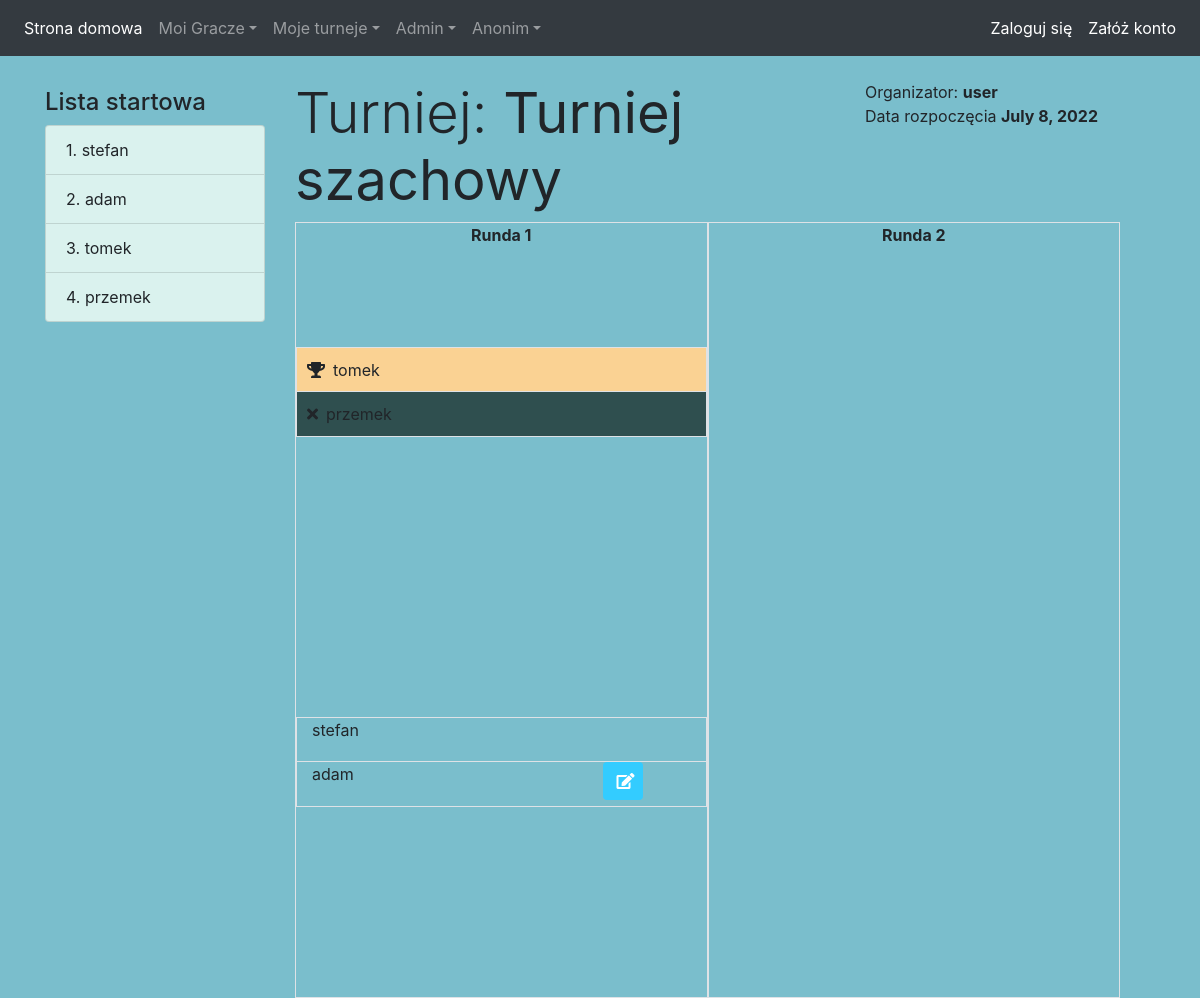
Screenshot of /tournaments/detail/142/ with the database file from the repository.
### app/models/player_model.py (models this page shows)
class Player(models.Model):
    user = models.ForeignKey(User, null=True, on_delete=models.CASCADE)
    name = models.CharField('Nazwa', max_length=100, null=True)
    def __str__(self):
        return self.name

### app/models/tournament_model.py (models this page shows)
class Tournament(models.Model):
    user = models.ForeignKey(User, null=True, on_delete=models.CASCADE)
    name = models.CharField('Nazwa', max_length=100, null=True)
    start_date = models.DateTimeField('Rozpoczęcie', null=True)
    max_players = models.IntegerField(
        'Max graczy',
        null=False,
        validators=[MinValueValidator(2), MaxValueValidator(500)]
    )
    is_started = models.BooleanField('Rozpoczęty', null=False, default=False)
    is_finished = models.BooleanField('Zakończony', null=False, default=False)
    players = models.ManyToManyField(Player, 'Gracze')
    def __str__(self):
        return self.name

### app/models/round_model.py (models this page shows, shortened)
class Round(models.Model):
    tournament = models.ForeignKey(Tournament, on_delete=models.CASCADE)
    round_number = models.IntegerField('Runda nr',null=True)

### app/models/result_model.py (models this page shows, shortened)
class Result(models.Model):
    arena = models.ForeignKey(Arena, null=True, on_delete=models.CASCADE)
    winner = models.ForeignKey(Player, on_delete=models.CASCADE)

### app/models/arena_model.py (models this page shows, shortened)
class Arena(models.Model):
    round = models.ForeignKey(Round, null=True, on_delete=models.CASCADE)
    player1 = models.ForeignKey(Player, related_name='player1',  on_delete=models.CASCADE)
    player2 = models.ForeignKey(Player, related_name='player2', on_delete=models.CASCADE)
    arena_number = models.IntegerField('Stolik nr', null=True)

### app/views/tournaments_view.py (the view)
# urls.py: path('tournaments/detail/<slug:pk>/', tournaments_detail, name="tournaments_detail"),
def tournaments_detail(request, pk):
    if request.user.is_anonymous:
        model = Tournament.objects.filter(pk=pk)
        if model.filter(is_started=True, is_finished=False):
            context = {'tournament': model.first(), 'rounds_status': count_finished_arenas_on_round(pk)}
            return render(request, 'app/tournaments/detail.html', context)
        else:
            messages.error(request, "Użytkownik anonimowy może przeglądać jedynie trwające turnieje")
            return redirect('home')
    else:
        model = Tournament.objects.filter(pk=pk)
        context = {'tournament': model.first(), 'rounds_status': count_finished_arenas_on_round(pk)}
        return render(request, 'app/tournaments/detail.html', context)

### app/views/tournaments_view.py (called while the page is built)
def count_finished_arenas_on_round(pk):
    my_list = []
    for round_ in Round.objects.filter(tournament=pk):
        arenas = list(Arena.objects.filter(round=round_.pk))
        arenas_finished = 0
        for arena in arenas:
            results = list(Result.objects.filter(arena=arena))
            for result in results:
                if result.winner:
                    arenas_finished = arenas_finished + 1
        x = RoundsStatusHelper()
        x.round_number = round_.round_number
        x.finished_table = arenas_finished
        x.total_table = len(arenas)
        my_list.append(x)
    return my_list

### templates/app/tournaments/detail.html (shortened to what this page needs)
{% extends 'app/scheleton.html' %}
{% block content %}
{% load poll_extras %}
<div class="mt-4">
    <div class="container w-25 float-left max-w-250 mt-2">
        <h4>Lista startowa</h4>
        <ul class="list-group">
            {% for player in tournament.players.all  %}
                <li class="list-group-item list-background">{{ forloop.counter }}. {{ player.name }}</li>
            {% endfor %}
        </ul>
    </div>
    <div class="container w-75 float-left">
        <div class="row">
            <div class="col-sm-8"><h3 class="display-4">Turniej: <b>{{ tournament }}</b></h3></div>
            <div class="col-sm-4">
                Organizator: <b>{{ tournament.user }}</b><br>
                Data rozpoczęcia <b>{{ tournament.start_date.date }}</b>
            </div>
        </div>
        <div class="dashboard">
            <div class="container h-100">
                <div class="row">
                    {% for round in tournament.round_set.all  %}
                        <div class="col border">
                          <p class="round-title font-weight-bold">Runda {{ round.round_number }}</p>
                            {% for arena in round.arena_set.all  %}
                                {% if round.arena_set.count == 2 %}
                                    <div class="row">
                                        <div class="empty-arena"> </div>
                                    </div>
                                {% endif %}
                                <div class="row">
                                        {% for x in arena.result_set.all  %}
                                    <div class="border arena col-12">
                                           {% if x.winner == arena.player1 %}
                                               <div class="row winner border-bottom">
                                                    <i class="fas fa-trophy mt-auto mb-auto"></i>
                                                   <div class="mt-auto mb-auto ml-2">{{ arena.player1 }}</div>
                                               </div>
                                               <div class="row losser">
                                                   <i class="fas fa-times mt-auto mb-auto"></i>
                                                   <div class="mt-auto mb-auto ml-2">{{ arena.player2 }}</div>
                                               </div>
                                           {% endif %}
                                    </div>
                                        {% endfor %}
                                </div>
                                {% if arena.result_set.count == 0 %}
                                <div class="row">
                                    <div class="border arena col-12">
                                        <div class="row no_result border-bottom">
                                            <div class="col-12">
                                                {{ arena.player1 }}
                                            </div>
                                        </div>
                                        <div class="row no_result">
                                            <div class="col-9">
                                                {{ arena.player2 }}
                                            </div>
                                            <div class="float-end col-3 p-0">
                                                <a href="{% url 'enter_result' arena.pk %}">
                                            <button class="btn result_btn" type="submit">
                                                <i class="fas fa-edit mr-2"> </i>
                                            </button>
                                            </a>
                                            </div>
                                        </div>
                                    </div>
                                </div>
                                {% endif %}
                                {% if round.arena_set.count == 2 %}
                                    <div class="row">
                                        <div class="empty-arena"> </div>
                                    </div>
                                    <div class="row">
                                        <div class="empty-arena"> </div>
                                    </div>
                                {% endif %}
                            {% endfor %}
                        </div>
                    {% endfor %}
                </div>
            </div>
        </div>
    </div>
</div>
{% endblock %}

### templates/app/scheleton.html (shortened to what this page needs)
{% load static %}
<!DOCTYPE html>
<html lang="en">
    <head>
        <link rel="stylesheet" href="{% static "css/bootstrap.css" %}">
        <link rel="stylesheet" href="{% static "css/styles.css" %}">
        <link rel="stylesheet" href="https://use.fontawesome.com/releases/v5.6.1/css/all.css">
    </head>
    <body>
        <header id="header">
            {% include "app/header.html" %}
        </header>
        <div id="content" class="main_body">
            {% block content %}
            {% endblock %}
        </div>
    </body>
</html>

### templates/app/header.html (shortened to what this page needs)
<nav class="navbar navbar-expand-sm bg-dark navbar-dark">
    <div class="collapse navbar-collapse" id="navbarSupportedContent">
        <ul class="navbar-nav mr-auto">
            <li class="nav-item active">
                <a class="nav-link" href="{% url 'home' %}">Strona domowa <span class="sr-only">(current)</span></a>
            </li>
            <li class="nav-item dropdown">
                <a class="nav-link dropdown-toggle" href="#" data-toggle="dropdown">Moi Gracze</a>
            </li>
            <li class="nav-item dropdown">
                <a class="nav-link dropdown-toggle" href="#" data-toggle="dropdown">Moje turneje</a>
            </li>
            <li class="nav-item dropdown">
                <a class="nav-link dropdown-toggle" href="#" data-toggle="dropdown">Admin</a>
            </li>
            <li class="nav-item dropdown">
                <a class="nav-link dropdown-toggle" href="#" data-toggle="dropdown">Anonim</a>
            </li>
        </ul>
        <ul class="navbar-nav navbar-right">
            {% if user.is_authenticated %}
                <li class="nav-item active">
                    <a class="nav-link" href="#">Witaj: <b>{{user.username}}</b> <span class="sr-only">(current)</span></a>
                </li>
                <li class="nav-item active">
                    <a class="nav-link" href="{% url 'logout' %}">Wyloguj się <span class="sr-only">(current)</span></a>
                </li>
            {% else %}
                <li class="nav-item active">
                    <a class="nav-link" href="{% url 'login' %}">Zaloguj się<span class="sr-only">(current)</span></a>
                </li>
                <li class="nav-item active">
                    <a class="nav-link" href="{% url 'register' %}">Załóż konto<span class="sr-only">(current)</span></a>
                </li>
            {% endif %}
        </ul>
    </div>
</nav>

### app/static/css/styles.css (style rules this page uses)
div.main_body { width: 95%; margin: auto; }
.max-w-250 { max-width: 250px; }
.arena { min-height: 90px; min-width: 180px; margin-bottom: 10px; }
.winner { background: #fad293; padding-left: 10px; height: 50% !important; }
.losser { padding-left: 10px; background: darkslategrey; height: 50% !important; }
.no_result { height: 50% !important; }
.empty-arena { min-height: 90px; min-width: 180px; }
.round-title { margin-bottom: 10px; text-align: center; }
.list-background { background: #daf2ee; }
body, html { margin: 0; padding: 0; height: 100%; background: #7abecc !important; }
.result_btn { max-width: 40px; background: #33ccff !important; color: white !important; }

### rows the page displays
Player: name "stefan"
Player: name "adam"
Player: name "tomek"
Player: name "przemek"
Tournament: name "Turniej szachowy", user "user", start_date "July 8, 2022"
Round: round_number "1"
Arena: player1 "tomek", player2 "przemek"
Arena: player1 "stefan", player2 "adam"
Round: round_number "2"
